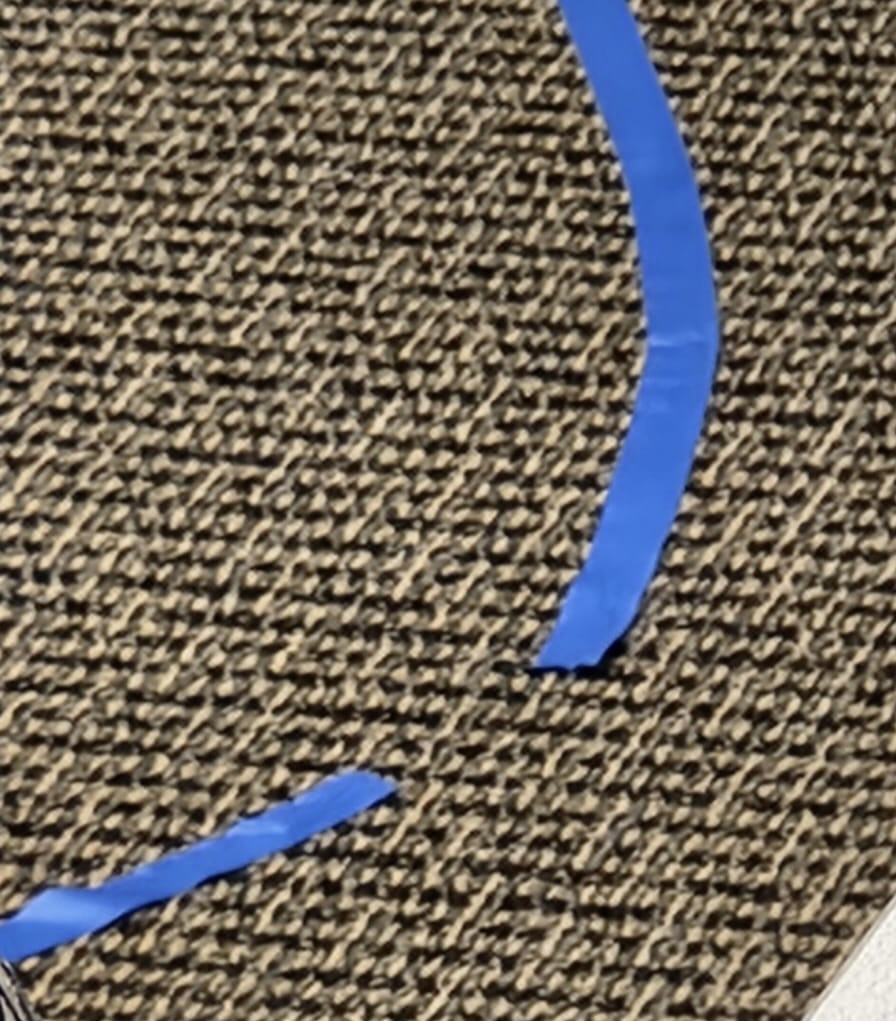
//> input picture 112a632b-f56a-460d-ae6e-5ccbf981d0dc.jpg, 896 x 1021 px
$ ./main   (built with g++ and OpenCV 4)
//> lines starting //> are read from the running program, lines starting //| are printed output that depends on the picture; after the words box and inside, x2 and y2 are one past the last pixel; in counts of white or black regions, pixels touching at a corner belong together
#include <iostream>
#include <opencv2/opencv.hpp>
#include <vector>
#include <string>

#define KEY_ESC 27

using Pixel = cv::Vec<uchar, 3>; // G,B,R

uchar gray(Pixel p) {
    return 0.3*p[2] + 0.59*p[1] + 0.11*p[0];
}

void plotRow(cv::Mat &image, std::vector<uchar> row_colors, int y, float scale, cv::Scalar color) {
    std::vector<cv::Point> points;
    for (int x = 0; x < row_colors.size(); ++x)
        points.push_back( cv::Point(x, y - scale*row_colors[x]) );
    cv::polylines(image, points, false, color, 2);
}

int main(int argc, char** argv) {
// Load image from command line arguments
    std::string filename;
    if (argc >= 2)
        filename = argv[argc-1];
    else
        filename = "../112a632b-f56a-460d-ae6e-5ccbf981d0dc.jpg";
    // Load image from file
    const cv::Mat image = cv::imread(filename);
//> image is the input picture: 1021 rows x 896 cols, CV_8UC3; mean B, G, R 92.5, 102.5, 110.7
    if (image.empty()) {
        std::cout << "Image '" << filename << "' not found!" << std::endl;
        return -1;
    }
    // Check the if image type is compatible with CV_8UC3
    std::string type = cv::typeToString( image.type() );
//> type = "CV_8UC3"
    std::cout << type << std::endl
              << image.rows << "x" << image.cols
              << std::endl;
//| CV_8UC3
//| 1021x896
    if (type != "CV_8UC3") {
        std::cout << "Ops, format '" << type << "' not supported!" << std::endl;
        return 1;
    }
    // Show image
    // cv::imshow("EML4840", image);
    // Create windows with trackbar
    cv::namedWindow("EML6850");
    // Trackers
    int track_row = 70;     // Percentage
    int track_scale = 40;   // Percentage
    int track_resize = 100;
    cv::createTrackbar("Row", "EML4840", &track_row, 100);
    cv::createTrackbar("Scale", "EML4840", &track_scale, 100);
    cv::createTrackbar("resize", "EML4840", &track_resize, 100);
    // Menu
    bool show_red = false;
    bool show_blue = true;
    bool show_green = false;
    bool show_gray = false;
    std::cout << "Press:" << std::endl
              << "s            : to save image" << std::endl
              << "r, g, b, or k: to show colors" << std::endl
              << "q or ESC     : to quit" << std::endl;
    // Create vectors to store the graphs
    std::vector<uchar> r, g, b, k;
    // Run until 'q' is pressed...
    bool running = true;
    while( running ) {
        // Clear colors
        r.clear();
        g.clear();
        b.clear();
        k.clear();
        // Update scale
        float scale = 0.01*track_scale;
        // Pixel scanine
        int y = 0.01*track_row*(image.rows-1);
//> y = 714
        for (int x = 0; x < image.cols; ++x ) {
            Pixel pixel = image.at<Pixel>( cv::Point(x, y) );
            r.push_back( pixel[2] );
            g.push_back( pixel[1] );
            b.push_back( pixel[0] );
            k.push_back( gray(pixel) );
        }
//> this loop made 896 passes
//> pixel on passes 1 to 3: [70, 87, 100], [94, 111, 124], [123, 144, 159]
//> after the loop, r = 896 values, max 233 at index 7, min 11 at index 392, mean 111.1; g = 896 values, max 214 at index 7, min 4 at index 392, mean 98.56; b = 896 values, max 182 at index 7, min 0 at index 321, mean 80.42; k = 896 values, max 216 at index 7, min 5 at index 392, mean 99.89
        int b_thresh = 0.9*(*max_element(b.begin(), b.end()));
//> b_thresh = 163

        // clone image and keep the orginal for processing!
        cv::Mat canvas = image.clone();
        if (show_red)   plotRow(canvas, r, y, scale, cv::Scalar(0,0,255));
        if (show_green) plotRow(canvas, g, y, scale, cv::Scalar(0,255,0));
        if (show_blue)  plotRow(canvas, b, y, scale, cv::Scalar(255,0,0));
//> after the loop in plotRow, `for (int x = 0; x < row_colors.size(); ++x)`: points = 896 Points (x, y), first 12: [0, 686], [1, 676], [2, 664], [3, 654], [4, 648], [5, 644], [6, 642], [7, 641], [8, 643], [9, 645], [10, 650], [11, 662]
//> in plotRow, `cv::polylines(image, points, false, color, 2);`:
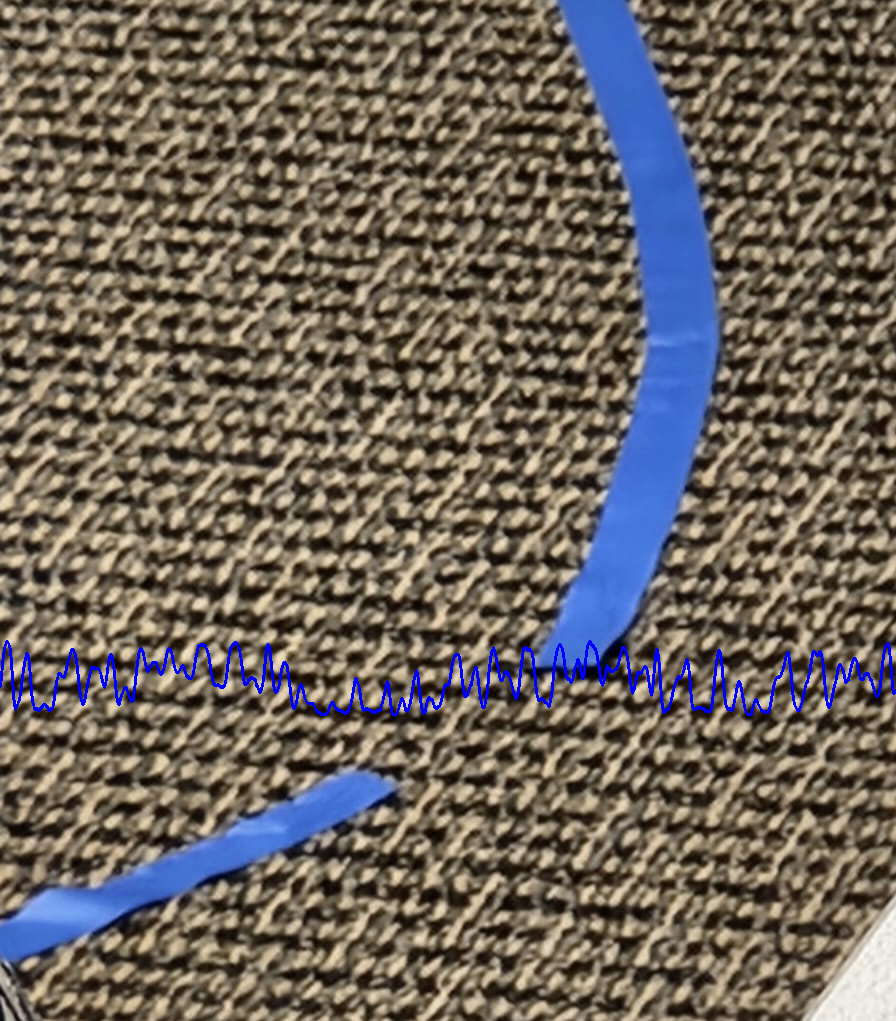
//> image: 1021 rows x 896 cols, CV_8UC3; 1.05% of pixels changed, all inside (x1, y1, x2, y2) = (0, 640, 896, 716)
        if (show_gray)  plotRow(canvas, k, y, scale, cv::Scalar(0,0,0));
        cv::line(canvas, cv::Point(0, y), cv::Point(image.cols, y), cv::Scalar(0,0,0), 2);
        // image tracking blue
        std::vector<cv::Point2i> cent;
        for (int x = 0; x < image.cols; ++x )
            if (b[x] > b_thresh) cent.push_back(cv::Point(x,y));
//> after the loop, cent = 49 Points (x, y), first 12: [4, 714], [5, 714], [6, 714], [7, 714], [8, 714], [9, 714], [140, 714], [198, 714], [199, 714], [200, 714], [201, 714], [202, 714]
        cv::polylines(canvas, cent, false, cv::Scalar(255,255,255), 2);
        cv::Point midpnt = (cent.front() + cent.back())*0.5;
//> midpnt = Point(446, 714)
        cv::circle(canvas,midpnt,10,cv::Scalar(255,255,255),1);
//> canvas: 1021 rows x 896 cols, CV_8UC3; mean B, G, R 94.8, 101.9, 110
        cv::putText(canvas,"Center",midpnt,cv::FONT_HERSHEY_DUPLEX,1.0,cv::Scalar(255, 255, 255),2);
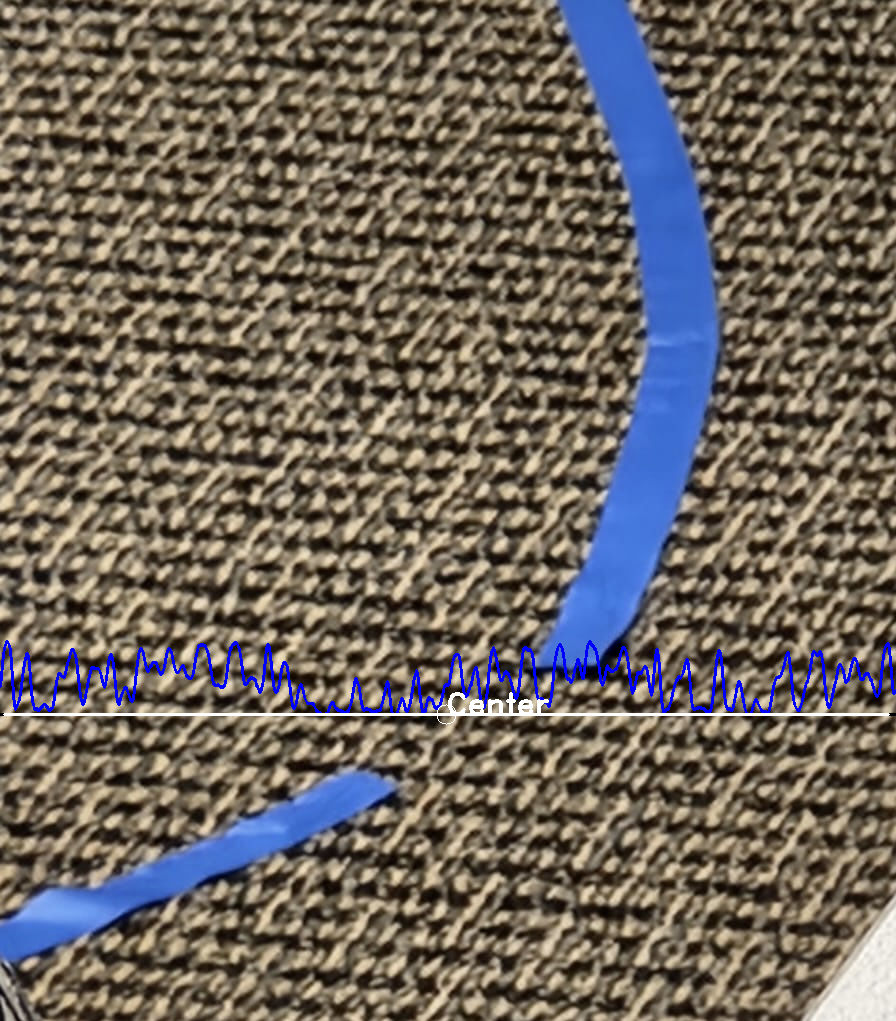
//> canvas: 1021 rows x 896 cols, CV_8UC3; mean B, G, R 94.9, 102, 110.1
        // Menu
        int key = cv::waitKey(10);
//> the 'q' key is pressed
        switch(key) {
        case 's':
            cv::imwrite("../output.jpg", image);
            break;
        case 'q':
        case KEY_ESC:
            running = false;
            break;
        case 'r':
            show_red = !show_red;
            break;
        case 'g':
            show_green = !show_green;
            break;
        case 'b':
            show_blue = !show_blue;
            break;
        case 'k':
            show_gray = !show_gray;
            break;
        }
        cv::resize(canvas, canvas, cv::Size(), 0.01*track_resize, 0.01*track_resize);
        cv::imshow("EML6850", canvas);
    }
    cv::destroyAllWindows();
    return 0;
}

$ run again, with butterfly.jpg copied over 112a632b-f56a-460d-ae6e-5ccbf981d0dc.jpg
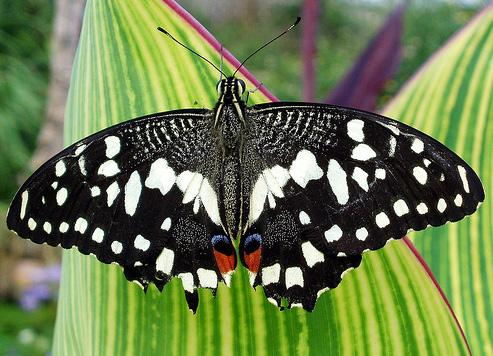
//> input picture butterfly.jpg, 493 x 356 px
//> image is the input picture: 356 rows x 493 cols, CV_8UC3; mean B, G, R 77.2, 123.6, 107
//| CV_8UC3
//| 356x493
//> the loop `for (int x = 0; x < image.cols; ++x )` made 493 passes
//> pixel on passes 1 to 3: [46, 85, 94], [46, 85, 93], [48, 85, 93]
//> after the loop `for (int x = 0; x < image.cols; ++x )`: r = 493 values, max 252 at index 142, min 0 at index 67, mean 81.01; g = 493 values, max 255 at index 121, min 0 at index 95, mean 87.17; b = 493 values, max 255 at index 146, min 0 at index 67, mean 59.11; k = 493 values, max 253 at index 142, min 0 at index 125, mean 81.77
//> b_thresh = 229
//> after the loop in plotRow, `for (int x = 0; x < row_colors.size(); ++x)`: points = 493 Points (x, y), first 12: [0, 229], [1, 229], [2, 228], [3, 228], [4, 229], [5, 230], [6, 230], [7, 232], [8, 230], [9, 228], [10, 225], [11, 223]
//> in plotRow, `cv::polylines(image, points, false, color, 2);`:
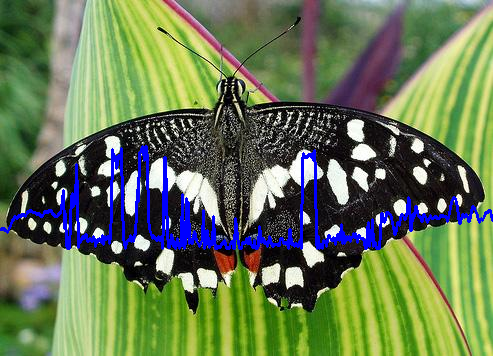
//> image: 356 rows x 493 cols, CV_8UC3; 4.08% of pixels changed, all inside (x1, y1, x2, y2) = (0, 145, 493, 250)
//> `cv::putText(canvas,"Center",midpnt,cv::FONT_HERSHEY_DUPLEX,1.0,cv::Sca..`:
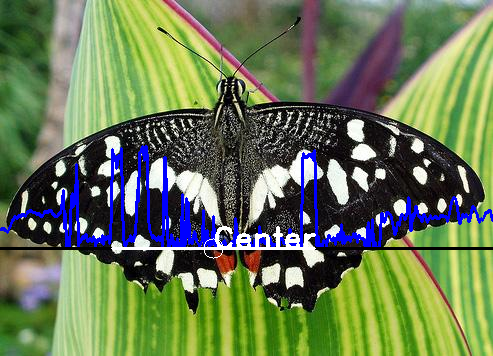
//> canvas: 356 rows x 493 cols, CV_8UC3; mean B, G, R 85.6, 122, 105.5
